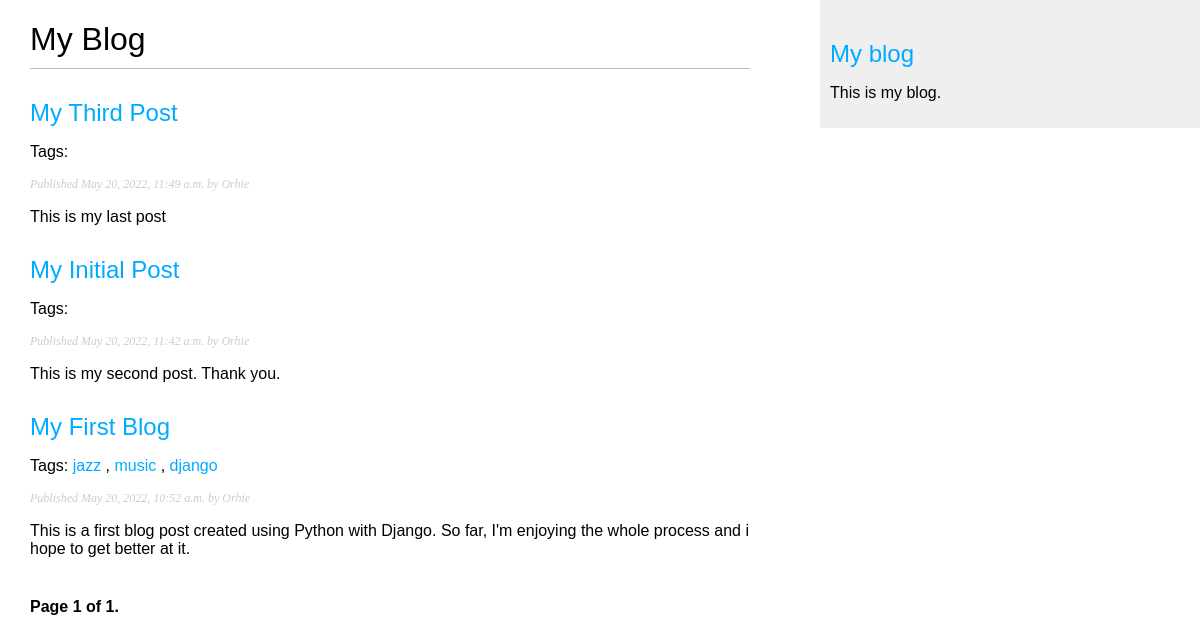
/blog/, run on an earlier commit of the app's database.
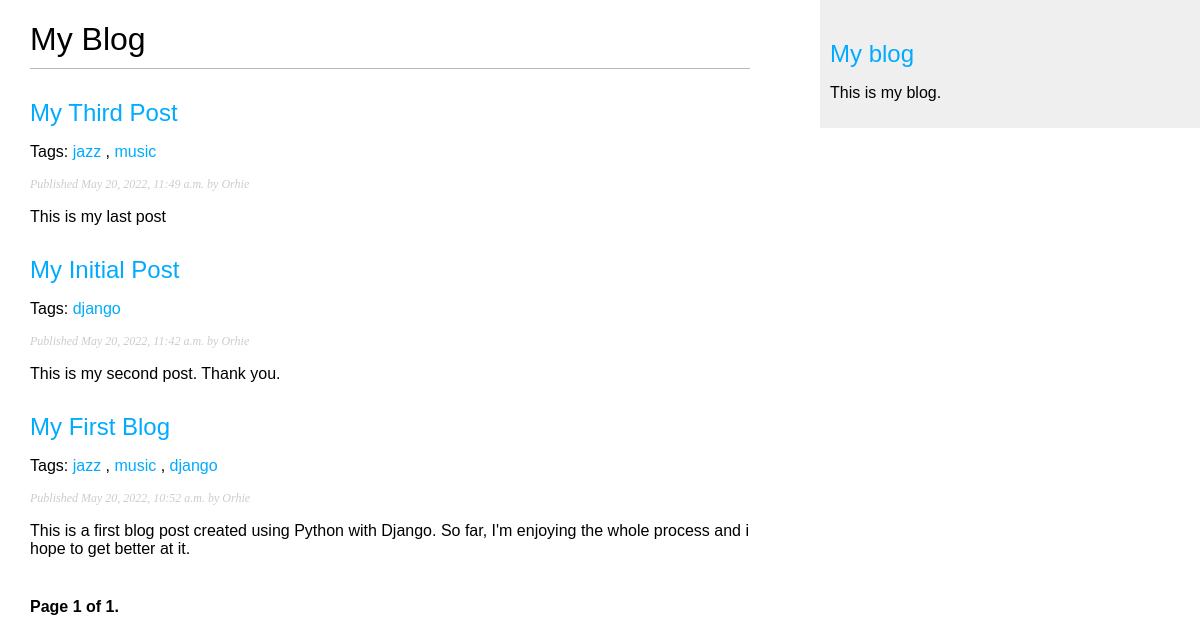
And on a later commit of the database.
### blogapp/models.py (models this page shows, shortened)
class Post(models.Model):
    STATUS_CHOICES = (
    ('draft', 'Draft'),
    ('published', 'Published'),
    )
    title = models.CharField(max_length=250)
    slug = models.SlugField(max_length=250,
    unique_for_date='publish')
    author = models.ForeignKey(User, on_delete=models.CASCADE, related_name='blog_posts')
    body = models.TextField()
    publish = models.DateTimeField(default=timezone.now)
    created = models.DateTimeField(auto_now_add=True)
    updated = models.DateTimeField(auto_now=True)
    status = models.CharField(max_length=10, choices=STATUS_CHOICES, default='draft')
    objects = models.Manager() # The default manager.
    published = PublishedManager() # Our custom manager.
    tags = TaggableManager()
    class Meta:
        ordering = ('-publish',)
    def get_absolute_url(self):
        return reverse('blog:post_detail',
        args=[self.publish.year,
        self.publish.month,
        self.publish.day, self.slug])

### blogapp/views.py (the view)
# urls.py: path('', views.post_list, name='post_list'),
def post_list(request, tag_slug=None):
    object_list = Post.published.all()
    tag = None
    if tag_slug:
        tag = get_object_or_404(Tag, slug=tag_slug)
        object_list = object_list.filter(tags__in=[tag])
    paginator = Paginator(object_list, 3) # 3 posts in each page
    page = request.GET.get('page')
    try:
        posts = paginator.page(page)
    except PageNotAnInteger:
        posts = paginator.page(1)
    except EmptyPage:
        posts = paginator.page(paginator.num_pages)
    return render(request,'blog/post/list.html', {'page': page, 'posts': posts, 'tag': tag})

### blogapp/models.py (called while the page is built)
    def get_queryset(self):
        return super(PublishedManager, self).get_queryset().filter(status='published')

### blogapp/templates/blog/post/list.html (shortened to what this page needs)
{% extends "blog/base.html" %}
{% block content %}
  <h1>My Blog</h1>
  {% for post in posts %}
    <h2>
      <a href="{{ post.get_absolute_url }}">
        {{ post.title }}
      </a>
    </h2>
    <p class="tags">
      Tags:
       {% for tag in post.tags.all %}
        <a href="{% url "blog:post_list_by_tag" tag.slug %}">
          {{ tag.name }}
        </a>
        {% if not forloop.last %}, {% endif %}
      {% endfor %}
    </p>
    <p class="date">
      Published {{ post.publish }} by {{ post.author }}
    </p>
    {{ post.body|truncatewords:30|linebreaks }}
  {% endfor %}
  {% include "pagination.html" with page=posts %}
{% endblock %}

### blogapp/templates/blog/base.html (shortened to what this page needs)
{% load static %}
<!DOCTYPE html>
<html>
<head>
    <link href="{% static "css/blog.css" %}" rel="stylesheet">
</head>
<body>
    <div id="content">
        {% block content %}
        {% endblock %}
    </div>
    <div id="sidebar">
        <h2><a href= "{% url 'blog:post_list' %}"> My blog</a></h2>
        <p>This is my blog.</p>
    </div>
</body>
</html>

### blogapp/templates/pagination.html (shortened to what this page needs)
<div class="pagination">
    <span class="step-links">
        <span class="current">
            Page {{ page.number }} of {{ page.paginator.num_pages }}.
        </span>
    </span>
</div>

### blogapp/static/css/blog.css (style rules this page uses)
body { margin:0; padding:0; font-family:helvetica, sans-serif; }
a { color:#00abff; text-decoration:none; }
h1 { font-weight:normal; border-bottom:1px solid #bbb; padding:0 0 10px 0; }
h2 { font-weight:normal; margin:30px 0 0; }
#content { float:left; width:60%; padding:0 0 0 30px; }
#sidebar { float:right; width:30%; padding:10px; background:#efefef; height:100%; }
p.date { color:#ccc; font-family: georgia, serif; font-size: 12px; font-style: italic; }
.pagination { margin:40px 0; font-weight:bold; }

What changed in the data, as far as the page shows it:
changed Post "My Third Post": gains Tag (name "jazz"); gains Tag (name "music")
changed Post "My Initial Post": gains Tag (name "django")
